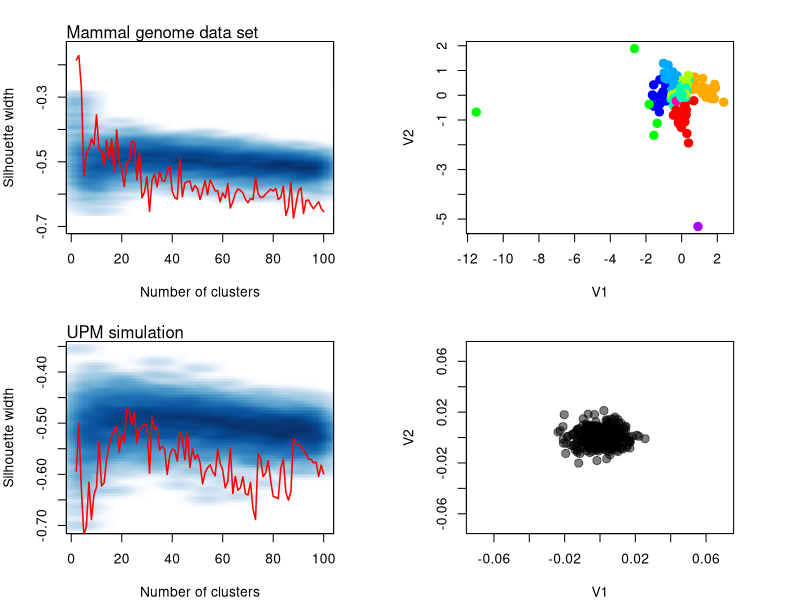
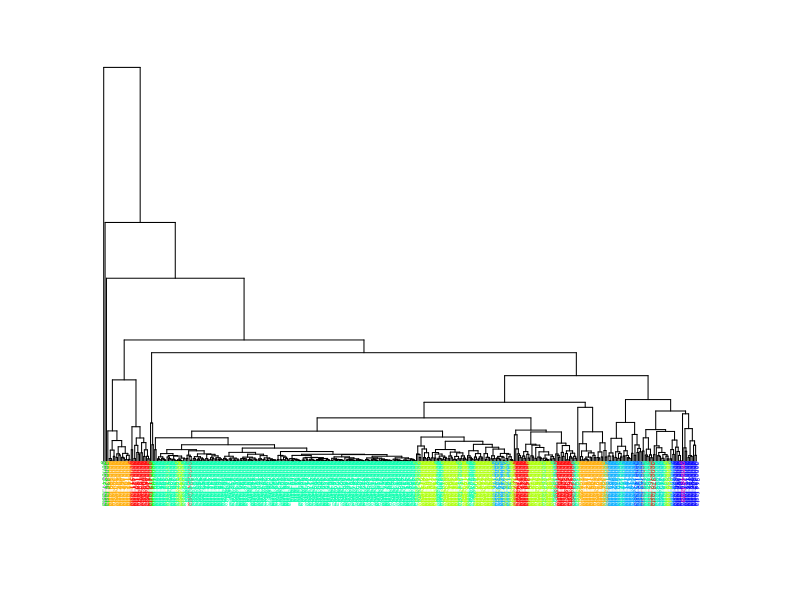
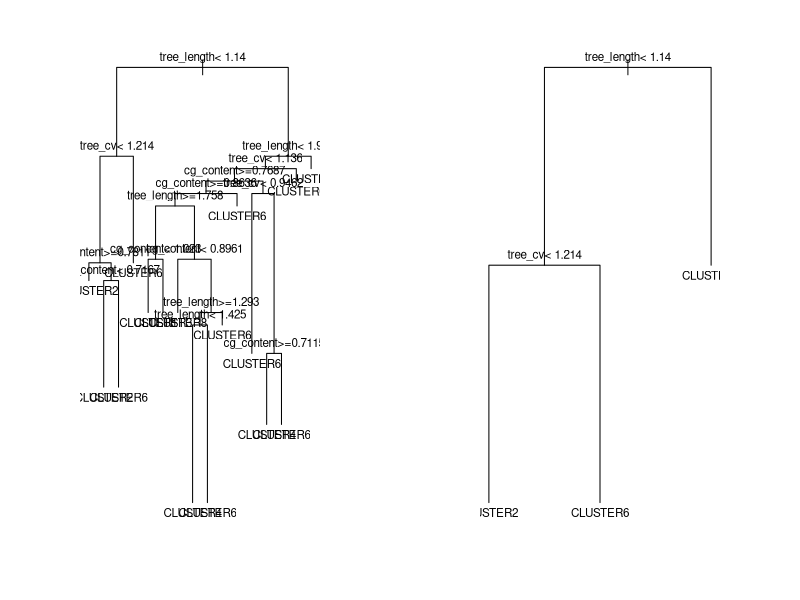

Recreate these plots in R, in order.
#######
## Clustering and MDS
######

library(cluster)

true_cluster <- read.table("empirical_data/out_clus_sil.txt")
true_boot <- read.table("empirical_data/out_boot1.txt")
true_points <- read.table("empirical_data/points_mds.txt")

true_cluster_150 <- true_cluster[true_cluster[, 1] <= 100, ]
true_boot_150 <- true_boot[true_boot[, 1] <= 100, ]

sim_cluster <- read.table("upm_simulations/sim_clus_sil.txt")
sim_boot <- read.table("upm_simulations/out_boot1.sil.txt")
sim_points <- read.table("upm_simulations/points_points_sim_mds.txt")

sim_cluster_150 <- sim_cluster[sim_cluster[, 1] <= 100, ]
sim_boot_150 <- sim_boot[sim_boot[, 1] <= 100, ]
boot_ranges <- matrix(NA, nrow(true_cluster), 3)
for(i in 1:nrow(true_cluster)){
      boot_ranges[i, ] <- c(i + 1, range(true_boot[true_boot[, 1]==(i + 1), 2]))
}
signiff_clusters <- sapply(1:nrow(true_cluster), function(x) (true_cluster[x, 2] > boot_ranges[x, 3]))

cluster_id <- clara(true_points, k = 9)

pdf("upm_summary_results.pdf", width = 20, height = 13)
#########
#pdf("upm_plots.pdf")
par(mfrow = c(2, 2))
par(mar = c(4, 4, 2.5, 4))
smoothScatter((true_boot_150[, 1]), true_boot_150[, 2], pch = "", col = rgb(0, 0, 0.5, 0.1), ylim = c(-0.7, -0.15), xlab = "Number of clusters", ylab = "Silhouette width")
mtext("Mammal genome data set", adj = 0)
lines(true_cluster_150, lwd = 1.5, col = "red")
plot(true_points[, 1:2], pch = 20, col = rainbow(9)[cluster_id$clustering], cex = 2)

smoothScatter(sim_boot_150[, 1], sim_boot_150[, 2], pch = "", col = rgb(0, 0, 0.5, 0.1), xlab = "Number of clusters", ylab = "Silhouette width")
mtext("UPM simulation", adj = 0)
lines(sim_cluster_150, lwd = 1.5, col = "red")
plot(sim_points[, 1:2], pch = 20, xlim = c(-0.07, 0.07), ylim = c(-0.07, 0.07), col = rgb(0, 0, 0, 0.5), cex = 2)

#dev.off()

###########
##########
# hierarchical clustering
###########
##########
library(ape)
par(mfrow = c(1, 1))
mds_matrix <- dist(read.table("empirical_data/points_mds.txt"))
#sbsd_matrix <- read.table("fill_sbsdout.txt", head = T)
hclu <- as.phylo(hclust(mds_matrix))
plot(hclu, tip.color = rainbow(9)[cluster_id$clustering], direction = "downwards", cex = 0.4)

###################
##################
# tree classifier
################
################
library(rpart)

data_classify <- read.table('classification_data.csv', sep = ',', head= T, row.names = 1)

tr2 <- rpart(cluster ~ cg_content + tree_cv + tree_length, data = data_classify)
tr2.p <- prune(tr2, cp = 0.024)
printcp(tr2.p)

par(mfrow = c(1, 2))
plot(tr2)
text(tr2, cex = 0.7)
plot(tr2.p)
text(tr2.p, cex = 0.7)

dev.off()



